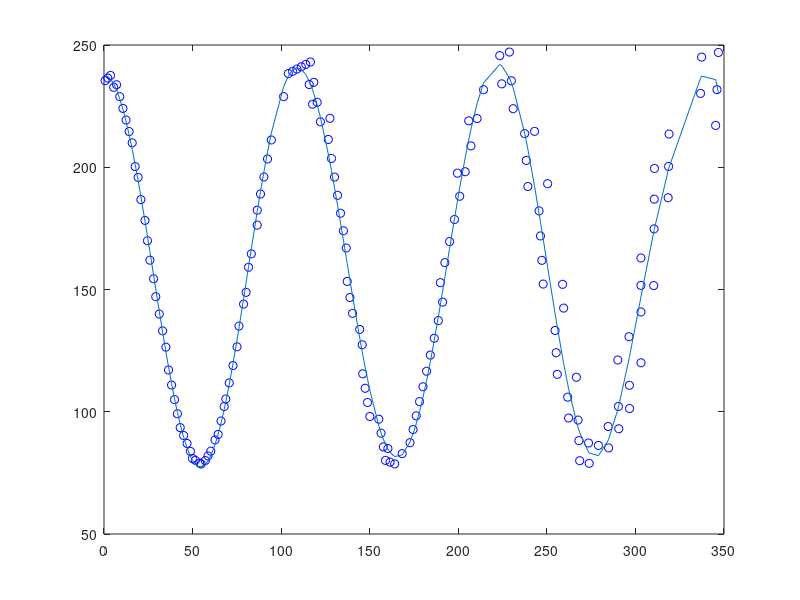

Write MATLAB code to recreate this figure. (Note: this script raises an error after producing the figure.)
Corners = [ 156, 315;283, 297; 339, 270;31, 30]
A=[31, 30]
B=[339, 270]
C=[283, 297]
D=[156, 315]
Width=max(Corners(:, 1))
Height=max(Corners(:, 2))
C1= [
152, 304;
154, 304;
156, 304;
158, 303;
160, 303;
162, 302;
164, 301;
166, 300;
168, 299;
170, 298;
233, 297;
234, 297;
235, 297;
236, 297;
237, 297;
238, 297;
172, 296;
233, 296;
239, 296;
240, 296;
174, 295;
241, 295;
242, 295;
232, 294;
244, 294;
246, 294;
271, 294;
272, 294;
176, 293;
232, 293;
247, 293;
271, 293;
273, 293;
274, 293;
232, 292;
249, 292;
271, 292;
272, 292;
276, 292;
291, 292;
292, 292;
179, 291;
232, 291;
251, 291;
273, 291;
279, 291;
280, 291;
293, 291;
294, 291;
232, 290;
253, 290;
273, 290;
274, 290;
281, 290;
293, 290;
296, 290;
181, 289;
233, 289;
255, 289;
275, 289;
283, 289;
285, 289;
294, 289;
295, 289;
257, 288;
276, 288;
286, 288;
296, 288;
297, 288;
183, 287;
233, 287;
259, 287;
277, 287;
288, 287;
298, 287;
233, 286;
278, 286;
290, 286;
299, 286;
186, 285;
262, 285;
279, 285;
292, 285;
294, 285;
301, 285;
302, 285;
234, 284;
264, 284;
281, 284;
296, 284;
303, 284;
188, 283;
234, 283;
266, 283;
282, 283;
297, 283;
304, 283;
269, 282;
283, 282;
299, 282;
305, 282;
307, 282;
191, 281;
234, 281;
271, 281;
284, 281;
301, 281;
303, 281;
308, 281;
285, 280;
304, 280;
309, 280;
310, 280;
194, 279;
235, 279;
274, 279;
286, 279;
306, 279;
307, 279;
310, 279;
311, 279;
276, 278;
287, 278;
309, 278;
310, 278;
311, 278;
312, 278;
197, 277;
235, 277;
278, 277;
288, 277;
311, 277;
312, 277;
280, 276;
282, 276;
289, 276;
235, 275;
284, 275;
290, 275;
200, 274;
286, 274;
287, 274;
290, 274;
235, 273;
288, 273;
289, 273;
290, 273;
203, 272;
235, 272;
206, 270;
235, 270;
209, 268;
235, 268;
234, 267;
212, 266;
215, 265;
233, 265;
218, 264;
232, 264;
221, 263;
231, 263;
223, 262;
225, 262;
228, 262;
229, 262;
];

X=[0.6198
    2.1242
    3.6690
    5.4844
    7.0863
    8.8942
   10.6802
   12.4447
   14.1880
   15.9106
  104.0531
  106.4364
  108.8727
  111.3637
  113.9115
  116.5178
   17.6016
  101.3869
  115.8437
  118.4452
   19.2527
  117.7371
  120.3334
   94.4583
  122.1834
  127.5424
  223.4021
  228.8538
   20.8147
   92.3064
  126.6392
  214.2557
  224.5444
  229.9355
   90.2709
  128.4096
  205.8856
  210.6080
  230.9863
  337.3715
  346.8552
   23.1304
   88.3425
  130.1449
  207.1607
  237.4476
  243.0620
  336.7530
  346.0465
   86.5130
  131.8462
  199.5170
  203.8976
  238.3794
  318.9813
  345.2675
   24.5422
   86.4894
  133.5144
  200.8044
  239.2853
  250.4286
  310.7563
  318.7201
  135.1506
  197.8682
  245.5885
  310.6392
  318.4676
   25.8911
   83.1527
  136.7556
  195.0773
  246.3845
  310.5259
   81.6018
  192.4212
  247.1590
  303.1070
   27.9858
  137.2930
  189.8904
  247.9127
  258.8746
  303.1150
  310.3101
   80.1953
  138.8180
  191.1501
  259.4818
  303.1229
   29.2106
   78.8005
  140.3152
  188.7333
  254.6390
  296.3802
  144.3427
  186.4241
  255.2768
  290.0420
  303.1378
   31.1767
   76.1879
  145.7780
  184.2156
  255.8982
  266.6739
  296.5871
  182.1013
  261.7543
  290.4185
  296.6862
   33.0826
   75.0983
  146.0416
  180.0753
  262.2864
  267.6263
  284.5995
  290.5991
  147.4110
  178.1322
  268.0844
  273.5143
  279.1013
  284.8523
   34.9309
   72.8184
  148.7569
  176.2670
  268.5309
  273.8979
  150.0797
  155.1357
  174.4751
   70.7107
  156.4173
  172.7522
   36.4255
  157.6770
  160.2580
  168.3055
   68.7565
  158.9153
  161.4859
  164.1057
   38.1445
   67.8317
   39.8146
   66.0779
   41.4378
   64.4411
   62.6729
   43.0161
   44.9457
   60.2896
   46.8770
   58.7076
   48.8102
   57.1897
   49.9426
   51.5557
   54.0363
   54.8799]
Y=[ 235.4162
  236.4741
  237.5604
  232.7019
  233.7451
  228.8740
  224.0619
  219.3077
  214.6105
  209.9692
  238.3092
  239.2171
  240.1451
  241.0940
  242.0644
  243.0572
  200.2717
  228.9020
  233.8420
  234.7310
  195.8528
  225.7854
  226.5745
  211.1660
  218.5826
  220.0162
  245.6593
  247.1176
  186.7750
  203.3869
  211.3645
  231.7232
  234.1139
  235.3666
  196.0285
  203.5963
  218.9699
  219.9070
  223.9507
  245.0607
  246.9425
  178.2549
  189.0574
  195.9820
  208.7398
  213.7569
  214.6869
  230.2069
  231.7464
  182.4439
  188.5170
  197.5827
  198.1696
  202.7890
  213.5870
  217.1085
  169.9376
  176.3382
  181.1970
  188.1497
  192.1257
  193.2770
  199.5103
  200.3332
  174.0178
  178.6383
  182.1539
  186.9462
  187.5229
  161.9909
  164.5654
  166.9754
  169.5976
  171.9044
  174.7882
  159.0931
  160.9935
  161.9322
  162.8916
  154.3828
  153.3109
  152.7952
  152.2262
  152.1187
  151.6849
  151.6143
  148.8304
  146.7234
  144.8425
  142.3865
  140.8179
  147.0660
  144.0262
  140.2556
  137.2877
  133.2478
  130.6892
  133.6845
  130.0695
  124.1547
  121.1682
  120.0432
  139.9694
  135.0272
  127.3863
  123.1659
  115.2952
  114.1121
  110.8276
  116.5568
  105.9622
  102.1497
  101.3160
  133.0904
  126.5543
  115.5181
  110.2237
   97.4346
   96.6039
   93.9635
   93.0302
  109.6024
  104.1497
   88.1840
   87.2202
   86.2286
   85.2078
  126.4193
  118.8866
  103.7887
   98.3192
   79.9755
   78.9085
   98.0743
   96.9641
   92.7179
  111.7980
   91.2489
   87.3325
  117.0870
   85.6315
   84.9619
   82.8742
  105.2254
   80.1094
   79.3933
   78.6635
  110.9392
  102.1152
  104.9665
   96.2169
   99.1615
   90.7120
   88.4751
   93.5171
   90.2725
   83.8965
   87.0248
   81.9274
   83.7741
   80.0382
   80.8899
   80.1471
   79.0049
   78.6164]
plot(X, Y, 'ob');
hold on;
%to find frequency, approximate as a 12deg polyn
[Xsort, index]=sort(X)
Ysort=Y(index)
polyn = polyfit(Xsort,Ysort,12);
plot(Xsort,polyval(polyn,Xsort));

%find the points where the polyn is mean(Y)
polyn(end)=polyn(end)-mean(Y)
sols=roots(polyn)
Xmax=max(X);
sols=sols(find(0<sols & sols<Xmax))
dist=sols(end)-sols(end-1)


hold on;
opts = fitoptions('Method','NonlinearLeastSquares');
ft=fittype('a*sin(b*x+c)+d');
[sortY, index]=sort(Y, 'descend');
freq=dist
opts.StartPoint=[abs((max(Y)-min(Y))/2), pi/abs(freq), Y(1), mean(Y)]
[fitResult, gof, output] = fit(X, Y, ft, opts );
plot(fitResult);
hold off;